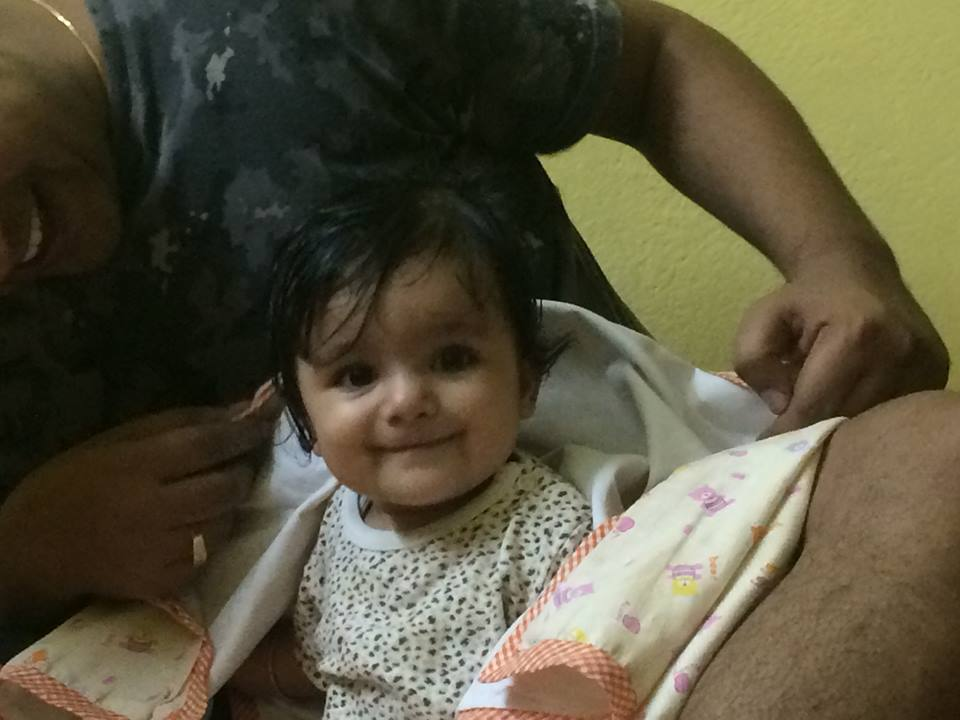
#> input picture opencv/pihu.jpg, 960 x 720 px
$ python ForeGroundExtraction.py
#> lines starting #> are read from the running program, lines starting #| are printed output that depends on the picture
import numpy as np
import cv2
import matplotlib.pyplot as plt
img= cv2.imread('pihu.jpg')
#> img is the input picture: shape (720, 960, 3); mean B, G, R 61.9, 83.5, 89.1
##w=img.shape[0]
##h=img.shape[1]
##print(w,h)

mask=np.zeros(img.shape[:2],np.uint8)

bgdmodel = np.zeros((1,65),np.float64)
fgdmodel = np.zeros((1,65),np.float64)
rect=(100,79,400,250)
cv2.grabCut(img,mask,rect,bgdmodel,fgdmodel,5,cv2.GC_INIT_WITH_RECT)
mask2=np.where((mask==2)|(mask==0),0,1).astype('uint8')
img=img*mask2[:,:,np.newaxis]
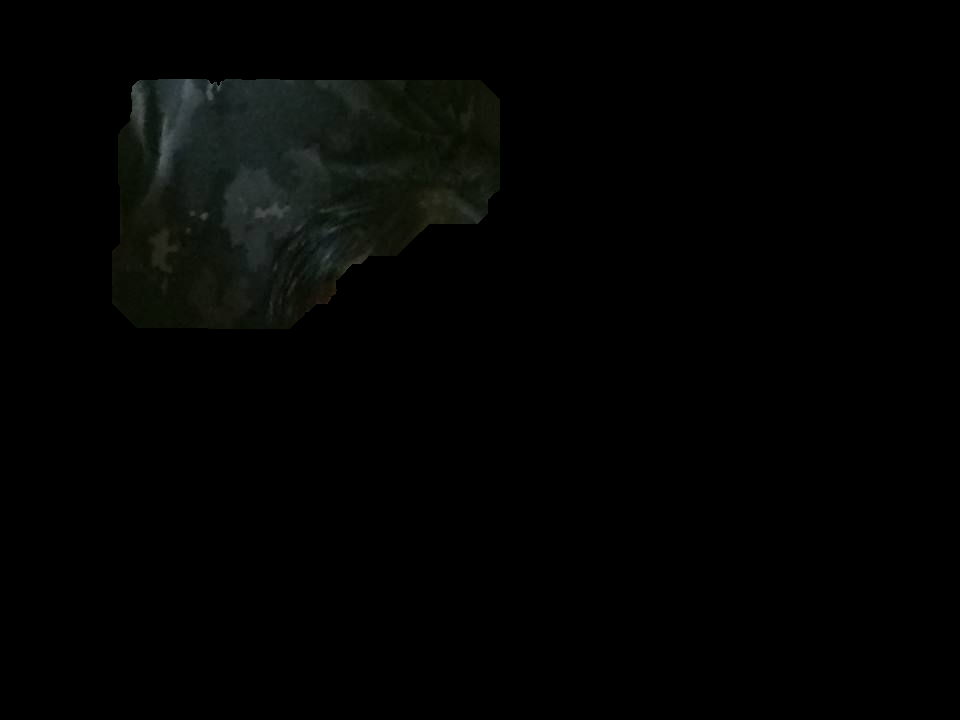
#> img: shape (720, 960, 3); mean B, G, R 2.6, 3.3, 2.7
plt.imshow(img)
plt.colorbar()
plt.show()
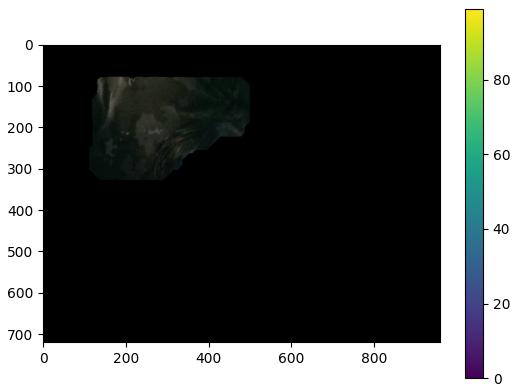
#> figure drawn by matplotlib, 2 panels; B, G, R data is drawn as R, G, B
